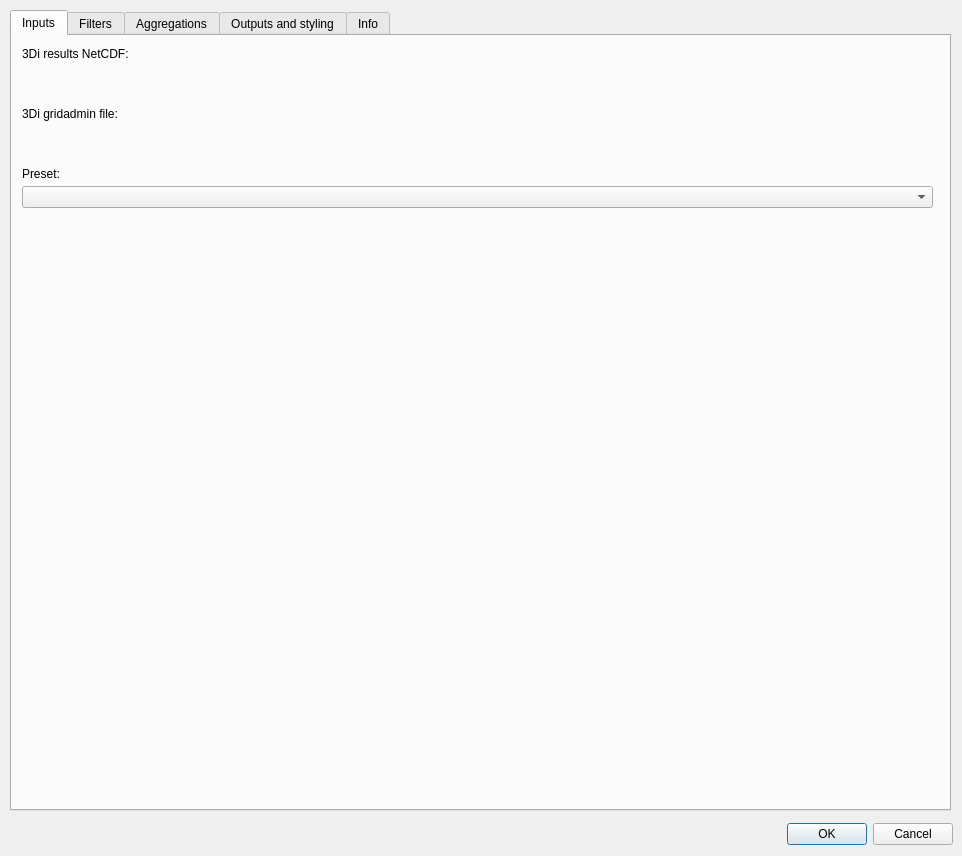
<?xml version="1.0" encoding="UTF-8"?>
<ui version="4.0">
 <class>ThreeDiCustomStatsDialogBase</class>
 <widget class="QDialog" name="ThreeDiCustomStatsDialogBase">
  <property name="enabled">
   <bool>true</bool>
  </property>
  <property name="geometry">
   <rect>
    <x>0</x>
    <y>0</y>
    <width>962</width>
    <height>856</height>
   </rect>
  </property>
  <property name="windowTitle">
   <string>3Di Custom Statistics</string>
  </property>
  <widget class="QDialogButtonBox" name="dialogButtonBoxOKCancel">
   <property name="geometry">
    <rect>
     <x>760</x>
     <y>820</y>
     <width>193</width>
     <height>28</height>
    </rect>
   </property>
   <property name="orientation">
    <enum>Qt::Horizontal</enum>
   </property>
   <property name="standardButtons">
    <set>QDialogButtonBox::Cancel|QDialogButtonBox::Ok</set>
   </property>
  </widget>
  <widget class="QTabWidget" name="TabWidget">
   <property name="enabled">
    <bool>true</bool>
   </property>
   <property name="geometry">
    <rect>
     <x>10</x>
     <y>10</y>
     <width>941</width>
     <height>801</height>
    </rect>
   </property>
   <property name="sizePolicy">
    <sizepolicy hsizetype="Expanding" vsizetype="Expanding">
     <horstretch>100</horstretch>
     <verstretch>0</verstretch>
    </sizepolicy>
   </property>
   <property name="currentIndex">
    <number>0</number>
   </property>
   <widget class="QWidget" name="tab">
    <property name="sizePolicy">
     <sizepolicy hsizetype="Expanding" vsizetype="Preferred">
      <horstretch>0</horstretch>
      <verstretch>0</verstretch>
     </sizepolicy>
    </property>
    <attribute name="title">
     <string>Inputs</string>
    </attribute>
    <widget class="QLabel" name="label_2">
     <property name="geometry">
      <rect>
       <x>10</x>
       <y>70</y>
       <width>105</width>
       <height>16</height>
      </rect>
     </property>
     <property name="text">
      <string>3Di gridadmin file:</string>
     </property>
    </widget>
    <widget class="QgsFileWidget" name="QgsFileWidget3DiResults">
     <property name="geometry">
      <rect>
       <x>10</x>
       <y>30</y>
       <width>911</width>
       <height>22</height>
      </rect>
     </property>
     <property name="sizePolicy">
      <sizepolicy hsizetype="Expanding" vsizetype="Preferred">
       <horstretch>0</horstretch>
       <verstretch>0</verstretch>
      </sizepolicy>
     </property>
     <property name="acceptDrops">
      <bool>true</bool>
     </property>
     <property name="filter">
      <string>results_3di.nc</string>
     </property>
    </widget>
    <widget class="QLabel" name="label">
     <property name="geometry">
      <rect>
       <x>10</x>
       <y>10</y>
       <width>111</width>
       <height>16</height>
      </rect>
     </property>
     <property name="text">
      <string>3Di results NetCDF:</string>
     </property>
    </widget>
    <widget class="QgsFileWidget" name="QgsFileWidgetGridAdmin">
     <property name="geometry">
      <rect>
       <x>10</x>
       <y>90</y>
       <width>911</width>
       <height>20</height>
      </rect>
     </property>
     <property name="sizePolicy">
      <sizepolicy hsizetype="Expanding" vsizetype="Preferred">
       <horstretch>0</horstretch>
       <verstretch>0</verstretch>
      </sizepolicy>
     </property>
     <property name="filter">
      <string>gridadmin.h5</string>
     </property>
    </widget>
    <widget class="QComboBox" name="comboBoxPreset">
     <property name="enabled">
      <bool>true</bool>
     </property>
     <property name="geometry">
      <rect>
       <x>10</x>
       <y>150</y>
       <width>911</width>
       <height>22</height>
      </rect>
     </property>
    </widget>
    <widget class="QLabel" name="label_5">
     <property name="geometry">
      <rect>
       <x>10</x>
       <y>130</y>
       <width>105</width>
       <height>16</height>
      </rect>
     </property>
     <property name="text">
      <string>Preset:</string>
     </property>
    </widget>
    <widget class="QTextBrowser" name="presetHelpTextBrowser">
     <property name="geometry">
      <rect>
       <x>10</x>
       <y>190</y>
       <width>901</width>
       <height>251</height>
      </rect>
     </property>
     <property name="palette">
      <palette>
       <active>
        <colorrole role="Base">
         <brush brushstyle="SolidPattern">
          <color alpha="0">
           <red>116</red>
           <green>255</green>
           <blue>78</blue>
          </color>
         </brush>
        </colorrole>
       </active>
       <inactive>
        <colorrole role="Base">
         <brush brushstyle="SolidPattern">
          <color alpha="0">
           <red>116</red>
           <green>255</green>
           <blue>78</blue>
          </color>
         </brush>
        </colorrole>
       </inactive>
       <disabled>
        <colorrole role="Base">
         <brush brushstyle="SolidPattern">
          <color alpha="255">
           <red>240</red>
           <green>240</green>
           <blue>240</blue>
          </color>
         </brush>
        </colorrole>
       </disabled>
      </palette>
     </property>
     <property name="autoFillBackground">
      <bool>false</bool>
     </property>
     <property name="frameShape">
      <enum>QFrame::NoFrame</enum>
     </property>
     <property name="frameShadow">
      <enum>QFrame::Plain</enum>
     </property>
    </widget>
   </widget>
   <widget class="QWidget" name="tab_2">
    <attribute name="title">
     <string>Filters</string>
    </attribute>
    <widget class="QLabel" name="label_3">
     <property name="geometry">
      <rect>
       <x>10</x>
       <y>180</y>
       <width>82</width>
       <height>16</height>
      </rect>
     </property>
     <property name="text">
      <string>Start time (s):</string>
     </property>
    </widget>
    <widget class="QDoubleSpinBox" name="doubleSpinBoxStartTime">
     <property name="geometry">
      <rect>
       <x>10</x>
       <y>200</y>
       <width>103</width>
       <height>22</height>
      </rect>
     </property>
     <property name="decimals">
      <number>0</number>
     </property>
     <property name="maximum">
      <double>99999999999.000000000000000</double>
     </property>
     <property name="singleStep">
      <double>60.000000000000000</double>
     </property>
    </widget>
    <widget class="QDoubleSpinBox" name="doubleSpinBoxEndTime">
     <property name="geometry">
      <rect>
       <x>210</x>
       <y>200</y>
       <width>103</width>
       <height>22</height>
      </rect>
     </property>
     <property name="decimals">
      <number>0</number>
     </property>
     <property name="maximum">
      <double>99999999999.000000000000000</double>
     </property>
     <property name="singleStep">
      <double>60.000000000000000</double>
     </property>
    </widget>
    <widget class="QLabel" name="label_4">
     <property name="geometry">
      <rect>
       <x>210</x>
       <y>180</y>
       <width>75</width>
       <height>16</height>
      </rect>
     </property>
     <property name="text">
      <string>End time (s):</string>
     </property>
    </widget>
    <widget class="QgsExtentGroupBox" name="mExtentGroupBox">
     <property name="geometry">
      <rect>
       <x>10</x>
       <y>10</y>
       <width>571</width>
       <height>160</height>
      </rect>
     </property>
     <property name="sizePolicy">
      <sizepolicy hsizetype="Expanding" vsizetype="Preferred">
       <horstretch>100</horstretch>
       <verstretch>0</verstretch>
      </sizepolicy>
     </property>
     <property name="minimumSize">
      <size>
       <width>570</width>
       <height>160</height>
      </size>
     </property>
     <property name="title">
      <string>Use bounding box (current: none)</string>
     </property>
     <property name="checkable">
      <bool>true</bool>
     </property>
     <property name="checked">
      <bool>false</bool>
     </property>
     <property name="collapsed">
      <bool>true</bool>
     </property>
     <property name="scrollOnExpand">
      <bool>true</bool>
     </property>
     <property name="saveCollapsedState">
      <bool>false</bool>
     </property>
     <property name="saveCheckedState">
      <bool>false</bool>
     </property>
     <property name="titleBase">
      <string notr="true">Use bounding box</string>
     </property>
     <widget class="QPushButton" name="pushButtonMapCanvas">
      <property name="geometry">
       <rect>
        <x>10</x>
        <y>110</y>
        <width>131</width>
        <height>28</height>
       </rect>
      </property>
      <property name="text">
       <string>Set to map canvas</string>
      </property>
     </widget>
    </widget>
    <widget class="QGroupBox" name="subsetsGroupBox">
     <property name="enabled">
      <bool>false</bool>
     </property>
     <property name="geometry">
      <rect>
       <x>10</x>
       <y>270</y>
       <width>571</width>
       <height>161</height>
      </rect>
     </property>
     <property name="sizePolicy">
      <sizepolicy hsizetype="Expanding" vsizetype="Preferred">
       <horstretch>0</horstretch>
       <verstretch>0</verstretch>
      </sizepolicy>
     </property>
     <property name="title">
      <string>Subsets</string>
     </property>
     <widget class="QCheckBox" name="checkBox1D2DConnections">
      <property name="geometry">
       <rect>
        <x>10</x>
        <y>70</y>
        <width>131</width>
        <height>20</height>
       </rect>
      </property>
      <property name="text">
       <string>1D-2D connections</string>
      </property>
     </widget>
     <widget class="QCheckBox" name="checkBoxAll1D">
      <property name="geometry">
       <rect>
        <x>10</x>
        <y>30</y>
        <width>81</width>
        <height>20</height>
       </rect>
      </property>
      <property name="text">
       <string>All 1D</string>
      </property>
     </widget>
     <widget class="QCheckBox" name="checkBoxWeirs">
      <property name="geometry">
       <rect>
        <x>160</x>
        <y>50</y>
        <width>81</width>
        <height>20</height>
       </rect>
      </property>
      <property name="text">
       <string>Orifices</string>
      </property>
     </widget>
     <widget class="QCheckBox" name="checkBoxAllSewerage">
      <property name="geometry">
       <rect>
        <x>160</x>
        <y>30</y>
        <width>81</width>
        <height>20</height>
       </rect>
      </property>
      <property name="text">
       <string>Weirs</string>
      </property>
     </widget>
     <widget class="QCheckBox" name="checkBoxAll2D">
      <property name="geometry">
       <rect>
        <x>10</x>
        <y>50</y>
        <width>81</width>
        <height>20</height>
       </rect>
      </property>
      <property name="text">
       <string>All 2D</string>
      </property>
     </widget>
     <widget class="QCheckBox" name="checkBoxOrifices">
      <property name="geometry">
       <rect>
        <x>160</x>
        <y>70</y>
        <width>81</width>
        <height>20</height>
       </rect>
      </property>
      <property name="text">
       <string>Culverts</string>
      </property>
     </widget>
     <widget class="QCheckBox" name="checkBoxCulverts">
      <property name="geometry">
       <rect>
        <x>160</x>
        <y>90</y>
        <width>81</width>
        <height>20</height>
       </rect>
      </property>
      <property name="text">
       <string>Pipes</string>
      </property>
     </widget>
     <widget class="QCheckBox" name="checkBoxPipes">
      <property name="geometry">
       <rect>
        <x>10</x>
        <y>90</y>
        <width>121</width>
        <height>20</height>
       </rect>
      </property>
      <property name="text">
       <string>All sewerage</string>
      </property>
     </widget>
    </widget>
   </widget>
   <widget class="QWidget" name="tab_4">
    <attribute name="title">
     <string>Aggregations</string>
    </attribute>
    <widget class="QTableWidget" name="tableWidgetAggregations">
     <property name="enabled">
      <bool>true</bool>
     </property>
     <property name="geometry">
      <rect>
       <x>10</x>
       <y>30</y>
       <width>871</width>
       <height>621</height>
      </rect>
     </property>
     <property name="minimumSize">
      <size>
       <width>401</width>
       <height>0</height>
      </size>
     </property>
     <property name="sortingEnabled">
      <bool>true</bool>
     </property>
     <property name="rowCount">
      <number>0</number>
     </property>
     <property name="columnCount">
      <number>5</number>
     </property>
     <attribute name="horizontalHeaderCascadingSectionResizes">
      <bool>true</bool>
     </attribute>
     <attribute name="horizontalHeaderStretchLastSection">
      <bool>true</bool>
     </attribute>
     <column>
      <property name="text">
       <string>Variable</string>
      </property>
     </column>
     <column>
      <property name="text">
       <string>Direction</string>
      </property>
     </column>
     <column>
      <property name="text">
       <string>Method</string>
      </property>
     </column>
     <column>
      <property name="text">
       <string>Threshold</string>
      </property>
     </column>
     <column>
      <property name="text">
       <string>Units</string>
      </property>
     </column>
    </widget>
    <widget class="QPushButton" name="pushButtonAddAggregation">
     <property name="geometry">
      <rect>
       <x>890</x>
       <y>30</y>
       <width>31</width>
       <height>28</height>
      </rect>
     </property>
     <property name="font">
      <font>
       <pointsize>10</pointsize>
       <weight>75</weight>
       <bold>true</bold>
      </font>
     </property>
     <property name="text">
      <string>+</string>
     </property>
     <property name="default">
      <bool>false</bool>
     </property>
    </widget>
    <widget class="QPushButton" name="pushButtonRemoveAggregation">
     <property name="geometry">
      <rect>
       <x>890</x>
       <y>70</y>
       <width>31</width>
       <height>28</height>
      </rect>
     </property>
     <property name="font">
      <font>
       <pointsize>10</pointsize>
       <weight>75</weight>
       <bold>true</bold>
      </font>
     </property>
     <property name="text">
      <string>-</string>
     </property>
     <property name="default">
      <bool>false</bool>
     </property>
    </widget>
   </widget>
   <widget class="QWidget" name="tab_5">
    <attribute name="title">
     <string>Outputs and styling</string>
    </attribute>
    <widget class="QGroupBox" name="groupBoxRasters">
     <property name="geometry">
      <rect>
       <x>10</x>
       <y>650</y>
       <width>911</width>
       <height>111</height>
      </rect>
     </property>
     <property name="title">
      <string>Rasters</string>
     </property>
     <property name="checkable">
      <bool>true</bool>
     </property>
     <property name="checked">
      <bool>false</bool>
     </property>
     <widget class="QgsFileWidget" name="mQgsFileWidgetRasterFolder">
      <property name="enabled">
       <bool>false</bool>
      </property>
      <property name="geometry">
       <rect>
        <x>130</x>
        <y>30</y>
        <width>771</width>
        <height>27</height>
       </rect>
      </property>
     </widget>
     <widget class="QDoubleSpinBox" name="doubleSpinBoxResolution">
      <property name="geometry">
       <rect>
        <x>130</x>
        <y>70</y>
        <width>121</width>
        <height>22</height>
       </rect>
      </property>
      <property name="maximum">
       <double>9999999.000000000000000</double>
      </property>
     </widget>
     <widget class="QLabel" name="label_11">
      <property name="geometry">
       <rect>
        <x>20</x>
        <y>70</y>
        <width>121</width>
        <height>16</height>
       </rect>
      </property>
      <property name="text">
       <string>Resolution (m):</string>
      </property>
     </widget>
     <widget class="QLabel" name="label_12">
      <property name="geometry">
       <rect>
        <x>20</x>
        <y>30</y>
        <width>121</width>
        <height>16</height>
       </rect>
      </property>
      <property name="text">
       <string>Output folder:</string>
      </property>
     </widget>
    </widget>
    <widget class="QGroupBox" name="groupBoxNodes">
     <property name="geometry">
      <rect>
       <x>10</x>
       <y>420</y>
       <width>911</width>
       <height>221</height>
      </rect>
     </property>
     <property name="title">
      <string>Nodes</string>
     </property>
     <property name="checkable">
      <bool>true</bool>
     </property>
     <property name="checked">
      <bool>false</bool>
     </property>
     <widget class="QDoubleSpinBox" name="doubleSpinBoxNodesLayerResolution">
      <property name="geometry">
       <rect>
        <x>290</x>
        <y>190</y>
        <width>111</width>
        <height>22</height>
       </rect>
      </property>
     </widget>
     <widget class="QComboBox" name="comboBoxNodesStyleType">
      <property name="enabled">
       <bool>false</bool>
      </property>
      <property name="geometry">
       <rect>
        <x>290</x>
        <y>40</y>
        <width>191</width>
        <height>22</height>
       </rect>
      </property>
     </widget>
     <widget class="QCheckBox" name="checkBoxResample">
      <property name="geometry">
       <rect>
        <x>20</x>
        <y>190</y>
        <width>251</width>
        <height>20</height>
       </rect>
      </property>
      <property name="text">
       <string>Resample node layer to resolution (m):</string>
      </property>
     </widget>
     <widget class="QLabel" name="label_13">
      <property name="geometry">
       <rect>
        <x>20</x>
        <y>30</y>
        <width>81</width>
        <height>30</height>
       </rect>
      </property>
      <property name="text">
       <string>Styling type:</string>
      </property>
     </widget>
     <widget class="QTableWidget" name="tableWidgetNodesStyleParams">
      <property name="geometry">
       <rect>
        <x>290</x>
        <y>80</y>
        <width>601</width>
        <height>91</height>
       </rect>
      </property>
      <property name="frameShape">
       <enum>QFrame::NoFrame</enum>
      </property>
      <property name="frameShadow">
       <enum>QFrame::Sunken</enum>
      </property>
      <property name="lineWidth">
       <number>0</number>
      </property>
      <property name="alternatingRowColors">
       <bool>false</bool>
      </property>
      <property name="showGrid">
       <bool>true</bool>
      </property>
      <property name="cornerButtonEnabled">
       <bool>false</bool>
      </property>
      <attribute name="horizontalHeaderDefaultSectionSize">
       <number>200</number>
      </attribute>
      <attribute name="horizontalHeaderHighlightSections">
       <bool>true</bool>
      </attribute>
      <attribute name="horizontalHeaderStretchLastSection">
       <bool>true</bool>
      </attribute>
      <attribute name="verticalHeaderVisible">
       <bool>false</bool>
      </attribute>
      <attribute name="verticalHeaderDefaultSectionSize">
       <number>26</number>
      </attribute>
      <row>
       <property name="text">
        <string/>
       </property>
      </row>
      <row>
       <property name="text">
        <string/>
       </property>
      </row>
      <column>
       <property name="text">
        <string>Parameter</string>
       </property>
      </column>
      <column>
       <property name="text">
        <string>Field</string>
       </property>
      </column>
     </widget>
     <widget class="QLabel" name="label_14">
      <property name="geometry">
       <rect>
        <x>20</x>
        <y>70</y>
        <width>141</width>
        <height>30</height>
       </rect>
      </property>
      <property name="text">
       <string>Fields to use in styling:</string>
      </property>
     </widget>
    </widget>
    <widget class="QGroupBox" name="groupBoxCells">
     <property name="geometry">
      <rect>
       <x>10</x>
       <y>220</y>
       <width>911</width>
       <height>181</height>
      </rect>
     </property>
     <property name="title">
      <string>Cells</string>
     </property>
     <property name="checkable">
      <bool>true</bool>
     </property>
     <property name="checked">
      <bool>false</bool>
     </property>
     <widget class="QLabel" name="label_15">
      <property name="geometry">
       <rect>
        <x>20</x>
        <y>30</y>
        <width>81</width>
        <height>30</height>
       </rect>
      </property>
      <property name="text">
       <string>Styling type:</string>
      </property>
     </widget>
     <widget class="QTableWidget" name="tableWidgetCellsStyleParams">
      <property name="geometry">
       <rect>
        <x>290</x>
        <y>70</y>
        <width>601</width>
        <height>91</height>
       </rect>
      </property>
      <property name="frameShape">
       <enum>QFrame::NoFrame</enum>
      </property>
      <property name="frameShadow">
       <enum>QFrame::Sunken</enum>
      </property>
      <property name="lineWidth">
       <number>0</number>
      </property>
      <property name="alternatingRowColors">
       <bool>false</bool>
      </property>
      <property name="showGrid">
       <bool>true</bool>
      </property>
      <property name="cornerButtonEnabled">
       <bool>false</bool>
      </property>
      <attribute name="horizontalHeaderDefaultSectionSize">
       <number>200</number>
      </attribute>
      <attribute name="horizontalHeaderHighlightSections">
       <bool>true</bool>
      </attribute>
      <attribute name="horizontalHeaderStretchLastSection">
       <bool>true</bool>
      </attribute>
      <attribute name="verticalHeaderVisible">
       <bool>false</bool>
      </attribute>
      <attribute name="verticalHeaderDefaultSectionSize">
       <number>26</number>
      </attribute>
      <row>
       <property name="text">
        <string/>
       </property>
      </row>
      <row>
       <property name="text">
        <string/>
       </property>
      </row>
      <column>
       <property name="text">
        <string>Parameter</string>
       </property>
      </column>
      <column>
       <property name="text">
        <string>Field</string>
       </property>
      </column>
     </widget>
     <widget class="QLabel" name="label_16">
      <property name="geometry">
       <rect>
        <x>20</x>
        <y>70</y>
        <width>141</width>
        <height>30</height>
       </rect>
      </property>
      <property name="text">
       <string>Fields to use in styling:</string>
      </property>
     </widget>
     <widget class="QComboBox" name="comboBoxCellsStyleType">
      <property name="enabled">
       <bool>false</bool>
      </property>
      <property name="geometry">
       <rect>
        <x>290</x>
        <y>30</y>
        <width>191</width>
        <height>22</height>
       </rect>
      </property>
     </widget>
    </widget>
    <widget class="QGroupBox" name="groupBoxFlowlines">
     <property name="geometry">
      <rect>
       <x>10</x>
       <y>20</y>
       <width>911</width>
       <height>181</height>
      </rect>
     </property>
     <property name="title">
      <string>Flowlines</string>
     </property>
     <property name="checkable">
      <bool>true</bool>
     </property>
     <property name="checked">
      <bool>false</bool>
     </property>
     <widget class="QLabel" name="label_17">
      <property name="geometry">
       <rect>
        <x>20</x>
        <y>30</y>
        <width>81</width>
        <height>30</height>
       </rect>
      </property>
      <property name="text">
       <string>Styling type:</string>
      </property>
     </widget>
     <widget class="QTableWidget" name="tableWidgetFlowlinesStyleParams">
      <property name="geometry">
       <rect>
        <x>290</x>
        <y>70</y>
        <width>601</width>
        <height>91</height>
       </rect>
      </property>
      <property name="frameShape">
       <enum>QFrame::NoFrame</enum>
      </property>
      <property name="frameShadow">
       <enum>QFrame::Sunken</enum>
      </property>
      <property name="lineWidth">
       <number>0</number>
      </property>
      <property name="alternatingRowColors">
       <bool>false</bool>
      </property>
      <property name="showGrid">
       <bool>true</bool>
      </property>
      <property name="cornerButtonEnabled">
       <bool>false</bool>
      </property>
      <attribute name="horizontalHeaderDefaultSectionSize">
       <number>200</number>
      </attribute>
      <attribute name="horizontalHeaderHighlightSections">
       <bool>true</bool>
      </attribute>
      <attribute name="horizontalHeaderStretchLastSection">
       <bool>true</bool>
      </attribute>
      <attribute name="verticalHeaderVisible">
       <bool>false</bool>
      </attribute>
      <attribute name="verticalHeaderDefaultSectionSize">
       <number>26</number>
      </attribute>
      <row>
       <property name="text">
        <string/>
       </property>
      </row>
      <row>
       <property name="text">
        <string/>
       </property>
      </row>
      <column>
       <property name="text">
        <string>Parameter</string>
       </property>
      </column>
      <column>
       <property name="text">
        <string>Field</string>
       </property>
      </column>
     </widget>
     <widget class="QLabel" name="label_18">
      <property name="geometry">
       <rect>
        <x>20</x>
        <y>70</y>
        <width>141</width>
        <height>30</height>
       </rect>
      </property>
      <property name="text">
       <string>Fields to use in styling:</string>
      </property>
     </widget>
     <widget class="QComboBox" name="comboBoxFlowlinesStyleType">
      <property name="enabled">
       <bool>false</bool>
      </property>
      <property name="geometry">
       <rect>
        <x>290</x>
        <y>30</y>
        <width>191</width>
        <height>22</height>
       </rect>
      </property>
     </widget>
    </widget>
   </widget>
   <widget class="QWidget" name="tab_3">
    <attribute name="title">
     <string>Info</string>
    </attribute>
   </widget>
  </widget>
 </widget>
 <customwidgets>
  <customwidget>
   <class>QgsCollapsibleGroupBox</class>
   <extends>QGroupBox</extends>
   <header>qgscollapsiblegroupbox.h</header>
   <container>1</container>
  </customwidget>
  <customwidget>
   <class>QgsExtentGroupBox</class>
   <extends>QgsCollapsibleGroupBox</extends>
   <header>qgsextentgroupbox.h</header>
   <container>1</container>
  </customwidget>
  <customwidget>
   <class>QgsFileWidget</class>
   <extends>QWidget</extends>
   <header>qgsfilewidget.h</header>
  </customwidget>
 </customwidgets>
 <resources/>
 <connections>
  <connection>
   <sender>dialogButtonBoxOKCancel</sender>
   <signal>accepted()</signal>
   <receiver>ThreeDiCustomStatsDialogBase</receiver>
   <slot>accept()</slot>
   <hints>
    <hint type="sourcelabel">
     <x>11</x>
     <y>335</y>
    </hint>
    <hint type="destinationlabel">
     <x>20</x>
     <y>20</y>
    </hint>
   </hints>
  </connection>
  <connection>
   <sender>dialogButtonBoxOKCancel</sender>
   <signal>rejected()</signal>
   <receiver>ThreeDiCustomStatsDialogBase</receiver>
   <slot>reject()</slot>
   <hints>
    <hint type="sourcelabel">
     <x>11</x>
     <y>335</y>
    </hint>
    <hint type="destinationlabel">
     <x>20</x>
     <y>20</y>
    </hint>
   </hints>
  </connection>
 </connections>
</ui>
